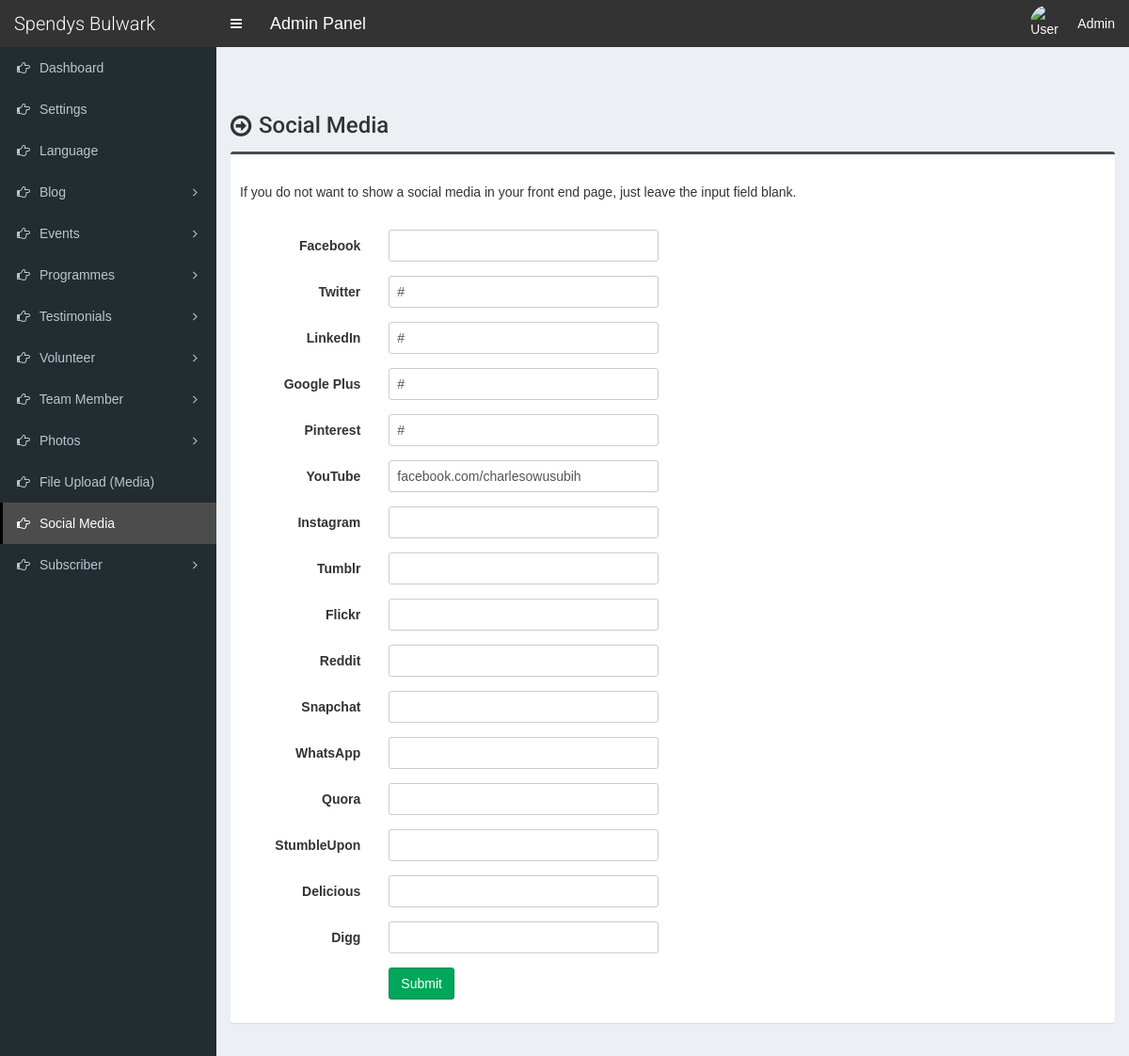
Screenshot of /social-media.php (signed in) with the database file from the repository.
### tables this page shows
CREATE TABLE `tbl_settings` (
  `id` int(11) NOT NULL,
  `logo` varchar(255) NOT NULL,
  `favicon` varchar(255) NOT NULL,
  `footer_about` mediumtext NOT NULL,
  `footer_copyright` mediumtext NOT NULL,
  `contact_address` mediumtext NOT NULL,
  `contact_email` varchar(255) NOT NULL,
  `contact_phone` varchar(255) NOT NULL,
  `contact_fax` varchar(255) NOT NULL,
  `contact_map_iframe` mediumtext NOT NULL,
  `total_recent_news_footer` int(10) NOT NULL,
  `total_popular_news_footer` int(10) NOT NULL,
  `total_recent_news_sidebar` int(11) NOT NULL,
  `total_popular_news_sidebar` int(11) NOT NULL,
  `total_recent_news_home_page` int(11) NOT NULL,
  `meta_title_home` mediumtext NOT NULL,
  `meta_keyword_home` mediumtext NOT NULL,
  `meta_description_home` mediumtext NOT NULL,
  `home_title_service` varchar(255) NOT NULL,
  `home_subtitle_service` varchar(255) NOT NULL,
  `home_status_service` varchar(10) NOT NULL,
  `home_title_team_member` varchar(255) NOT NULL,
  `home_subtitle_team_member` varchar(255) NOT NULL,
  `home_status_team_member` varchar(10) NOT NULL,
  `home_title_testimonial` varchar(255) NOT NULL,
  `home_subtitle_testimonial` varchar(255) NOT NULL,
  `home_status_testimonial` varchar(10) NOT NULL,
  `home_photo_testimonial` varchar(255) NOT NULL,
  `home_title_news` varchar(255) NOT NULL,
  `home_subtitle_news` varchar(255) NOT NULL,
  `home_status_news` varchar(10) NOT NULL,
  `home_title_partner` varchar(255) NOT NULL,
  `home_subtitle_partner` varchar(255) NOT NULL,
  `home_status_partner` varchar(10) NOT NULL,
  `mod_rewrite` varchar(10) NOT NULL,
  `newsletter_title` varchar(255) NOT NULL,
  `newsletter_text` mediumtext NOT NULL,
  `newsletter_photo` varchar(255) NOT NULL,
  `newsletter_status` varchar(10) NOT NULL,
  `banner_search` varchar(255) NOT NULL,
  `banner_category` varchar(255) NOT NULL,
  `counter_1_title` varchar(255) NOT NULL,
  `counter_1_value` varchar(10) NOT NULL,
  `counter_2_title` varchar(255) NOT NULL,
  `counter_2_value` varchar(10) NOT NULL,
  `counter_3_title` varchar(255) NOT NULL,
  `counter_3_value` varchar(10) NOT NULL,
  `counter_4_title` varchar(255) NOT NULL,
  `counter_4_value` varchar(10) NOT NULL,
  `counter_photo` varchar(255) NOT NULL,
  `counter_status` varchar(10) NOT NULL,
  `color` varchar(10) NOT NULL,
  `preloader` varchar(3) NOT NULL,
  `active_editor` varchar(40) NOT NULL,
  `website_name` varchar(255) NOT NULL,
  `home_about_title` varchar(200) NOT NULL,
  `home_about_img` varchar(200) NOT NULL,
  `home_about_content` varchar(2000) NOT NULL
);

CREATE TABLE `tbl_social` (
  `social_id` int(11) NOT NULL,
  `social_name` varchar(30) NOT NULL,
  `social_url` varchar(255) NOT NULL,
  `social_icon` varchar(30) NOT NULL
);

### social-media.php (the view, shortened to what this page needs)
<?php require_once('./inc/header.php'); ?>
<section class="content-header">
	<div class="content-header-left">
		<h1>Social Media</h1>
	</div>
</section>
<?php
$statement = $pdo->prepare("SELECT * FROM tbl_social");
$statement->execute();
$result = $statement->fetchAll(PDO::FETCH_ASSOC);
foreach ($result as $row) {
	if($row['social_name'] == 'Facebook') {
		$facebook = $row['social_url'];
	}
	if($row['social_name'] == 'Twitter') {
		$twitter = $row['social_url'];
	}
	if($row['social_name'] == 'LinkedIn') {
		$linkedin = $row['social_url'];
	}
	if($row['social_name'] == 'Google Plus') {
		$googleplus = $row['social_url'];
	}
	if($row['social_name'] == 'Pinterest') {
		$pinterest = $row['social_url'];
	}
	if($row['social_name'] == 'YouTube') {
		$youtube = $row['social_url'];
	}
	if($row['social_name'] == 'Instagram') {
		$instagram = $row['social_url'];
	}
	if($row['social_name'] == 'Tumblr') {
		$tumblr = $row['social_url'];
	}
	if($row['social_name'] == 'Flickr') {
		$flickr = $row['social_url'];
	}
	if($row['social_name'] == 'Reddit') {
		$reddit = $row['social_url'];
	}
	if($row['social_name'] == 'Snapchat') {
		$snapchat = $row['social_url'];
	}
	if($row['social_name'] == 'WhatsApp') {
		$whatsapp = $row['social_url'];
	}
	if($row['social_name'] == 'Quora') {
		$quora = $row['social_url'];
	}
	if($row['social_name'] == 'StumbleUpon') {
		$stumbleupon = $row['social_url'];
	}
	if($row['social_name'] == 'Delicious') {
		$delicious = $row['social_url'];
	}
	if($row['social_name'] == 'Digg') {
		$digg = $row['social_url'];
	}
}
?>
<section class="content">
	<div class="row">
		<div class="col-md-12">
			<form class="form-horizontal" action="" method="post">
				<div class="box box-info">
					<div class="box-body">
						<p style="padding-bottom: 20px;">If you do not want to show a social media in your front end page, just leave the input field blank.</p>
						<div class="form-group">
							<label for="" class="col-sm-2 control-label">Facebook </label>
							<div class="col-sm-4">
								<input type="text" class="form-control" name="facebook" value="<?php echo $facebook; ?>">
							</div>
						</div>
						<div class="form-group">
							<label for="" class="col-sm-2 control-label">Twitter </label>
							<div class="col-sm-4">
								<input type="text" class="form-control" name="twitter" value="<?php echo $twitter; ?>">
							</div>
						</div>
						<div class="form-group">
							<label for="" class="col-sm-2 control-label">LinkedIn </label>
							<div class="col-sm-4">
								<input type="text" class="form-control" name="linkedin" value="<?php echo $linkedin; ?>">
							</div>
						</div>
						<div class="form-group">
							<label for="" class="col-sm-2 control-label">Google Plus </label>
							<div class="col-sm-4">
								<input type="text" class="form-control" name="googleplus" value="<?php echo $googleplus; ?>">
							</div>
						</div>
						<div class="form-group">
							<label for="" class="col-sm-2 control-label">Pinterest </label>
							<div class="col-sm-4">
								<input type="text" class="form-control" name="pinterest" value="<?php echo $pinterest; ?>">
							</div>
						</div>
						<div class="form-group">
							<label for="" class="col-sm-2 control-label">YouTube </label>
							<div class="col-sm-4">
								<input type="text" class="form-control" name="youtube" value="<?php echo $youtube; ?>">
							</div>
						</div>
						<div class="form-group">
							<label for="" class="col-sm-2 control-label">Instagram </label>
							<div class="col-sm-4">
								<input type="text" class="form-control" name="instagram" value="<?php echo $instagram; ?>">
							</div>
						</div>
						<div class="form-group">
							<label for="" class="col-sm-2 control-label">Tumblr </label>
							<div class="col-sm-4">
								<input type="text" class="form-control" name="tumblr" value="<?php echo $tumblr; ?>">
							</div>
						</div>
						<div class="form-group">
							<label for="" class="col-sm-2 control-label">Flickr </label>
							<div class="col-sm-4">
								<input type="text" class="form-control" name="flickr" value="<?php echo $flickr; ?>">
							</div>
						</div>
						<div class="form-group">
							<label for="" class="col-sm-2 control-label">Reddit </label>
							<div class="col-sm-4">
								<input type="text" class="form-control" name="reddit" value="<?php echo $reddit; ?>">
							</div>
						</div>
						<div class="form-group">
							<label for="" class="col-sm-2 control-label">Snapchat </label>
							<div class="col-sm-4">
								<input type="text" class="form-control" name="snapchat" value="<?php echo $snapchat; ?>">
							</div>
						</div>
						<div class="form-group">
							<label for="" class="col-sm-2 control-label">WhatsApp </label>
							<div class="col-sm-4">
								<input type="text" class="form-control" name="whatsapp" value="<?php echo $whatsapp; ?>">
							</div>
						</div>
						<div class="form-group">
							<label for="" class="col-sm-2 control-label">Quora </label>
							<div class="col-sm-4">
								<input type="text" class="form-control" name="quora" value="<?php echo $quora; ?>">
							</div>
						</div>
						<div class="form-group">
							<label for="" class="col-sm-2 control-label">StumbleUpon </label>
							<div class="col-sm-4">
								<input type="text" class="form-control" name="stumbleupon" value="<?php echo $stumbleupon; ?>">
							</div>
						</div>
						<div class="form-group">
							<label for="" class="col-sm-2 control-label">Delicious </label>
							<div class="col-sm-4">
								<input type="text" class="form-control" name="delicious" value="<?php echo $delicious; ?>">
							</div>
						</div>
						<div class="form-group">
							<label for="" class="col-sm-2 control-label">Digg </label>
							<div class="col-sm-4">
								<input type="text" class="form-control" name="digg" value="<?php echo $digg; ?>">
							</div>
						</div>
						<div class="form-group">
							<label for="" class="col-sm-2 control-label"></label>
							<div class="col-sm-6">
								<button type="submit" class="btn btn-success pull-left" name="form1">Submit</button>
							</div>
						</div>
					</div>
				</div>
			</form>
		</div>
	</div>
</section>
<?php require_once('./inc/footer.php'); ?>

### inc/header.php (shortened to what this page needs)
<?php
include('./database/config.php');
$q = $pdo->prepare("SELECT * FROM tbl_settings WHERE id=?");
$q->execute([1]);
$res = $q->fetchAll();
foreach ($res as $row) {
	$active_editor = $row['active_editor'];
	$website_name = $row['website_name'];
}
?>
<!DOCTYPE html>
<html>
<head>
	<link rel="stylesheet" href="css/bootstrap.min.css">
	<link rel="stylesheet" href="css/font-awesome.min.css">
	<link rel="stylesheet" href="css/ionicons.min.css">
	<link rel="stylesheet" href="css/datepicker3.css">
	<link rel="stylesheet" href="css/all.css">
	<link rel="stylesheet" href="css/select2.min.css">
	<link rel="stylesheet" href="css/dataTables.bootstrap.css">
	<link rel="stylesheet" href="css/jquery.fancybox.css">
	<link rel="stylesheet" href="css/AdminLTE.min.css">
	<link rel="stylesheet" href="css/_all-skins.min.css">
	<link rel="stylesheet" href="css/on-off-switch.css">
	<link rel="stylesheet" href="css/sb-admin.css">
	<?php if ($active_editor == 'Summernote') : ?>
		<link rel="stylesheet" href="css/summernote.css">
	<?php endif; ?>
	<link rel="stylesheet" href="css/style.css">
</head>
<body class="hold-transition fixed skin-blue sidebar-mini">
	<div class="wrapper">
		<header class="main-header">
			<a href="index.php" class="logo">
				<span class="logo-lg"><?php echo $website_name; ?></span>
			</a>
			<nav class="navbar navbar-static-top">
				<a href="#" class="sidebar-toggle" data-toggle="offcanvas" role="button">
				</a>
				<span style="float:left;line-height:50px;color:#fff;padding-left:15px;font-size:18px;">Admin Panel</span>
				<div class="navbar-custom-menu">
					<ul class="nav navbar-nav">
						<li class="dropdown user user-menu">
							<a href="#" class="dropdown-toggle" data-toggle="dropdown">
								<img src="../assets/uploads/<?php echo $_SESSION['user']['photo']; ?>" class="user-image" alt="User Image">
								<span class="hidden-xs"><?php echo 'Admin'; ?></span>
							</a>
						</li>
					</ul>
				</div>
			</nav>
		</header>
		<?php $cur_page = substr($_SERVER["SCRIPT_NAME"], strrpos($_SERVER["SCRIPT_NAME"], "/") + 1); ?>
		<aside class="main-sidebar">
			<section class="sidebar">
				<ul class="sidebar-menu">
					<li class="treeview <?php if ($cur_page == 'index.php') {
											echo 'active';
										} ?>">
						<a href="index.php">
							<i class="fa fa-hand-o-right"></i> <span>Dashboard</span>
						</a>
					</li>
					<li class="treeview <?php if (($cur_page == 'settings.php')) {
											echo 'active';
										} ?>">
						<a href="settings.php">
							<i class="fa fa-hand-o-right"></i> <span>Settings</span>
						</a>
					</li>
					<li class="treeview <?php if (($cur_page == 'language.php')) {
											echo 'active';
										} ?>">
						<a href="language.php">
							<i class="fa fa-hand-o-right"></i> <span>Language</span>
						</a>
					</li>
					<li class="treeview <?php if (($cur_page == 'category-add.php') || ($cur_page == 'category.php') || ($cur_page == 'category-edit.php') || ($cur_page == 'blog-add.php') || ($cur_page == 'blog.php') || ($cur_page == 'blog-edit.php') || ($cur_page == 'comment.php')) {
											echo 'active';
										} ?>">
						<a href="#">
							<i class="fa fa-hand-o-right"></i>
							<span>Blog</span>
							<span class="pull-right-container">
								<i class="fa fa-angle-left pull-right"></i>
							</span>
						</a>
					</li>
					<li class="treeview <?php if (($cur_page == 'event-category-add.php') || ($cur_page == 'event-category.php') || ($cur_page == 'event-category-edit.php') || ($cur_page == 'event-add.php') || ($cur_page == 'events.php') || ($cur_page == 'event-edit.php')) {
											echo 'active';
										} ?>">
						<a href="#">
							<i class="fa fa-hand-o-right"></i>
							<span>Events</span>
							<span class="pull-right-container">
								<i class="fa fa-angle-left pull-right"></i>
							</span>
						</a>
					</li>
					<li class="treeview <?php if (($cur_page == 'programme-category-add.php') || ($cur_page == 'programme-category.php') || ($cur_page == 'Programme-category-edit.php') || ($cur_page == 'programme-add.php') || ($cur_page == 'programme.php') || ($cur_page == 'programme-edit.php')) {
											echo 'active';
										} ?>">
						<a href="#">
							<i class="fa fa-hand-o-right"></i>
							<span>Programmes</span>
							<span class="pull-right-container">
								<i class="fa fa-angle-left pull-right"></i>
							</span>
						</a>
					</li>
					<li class="treeview <?php if (($cur_page == 'testimonials-category.php') || ($cur_page == 'testimonials-category-edit.php') || ($cur_page == 'testimonials-add.php') || ($cur_page == 'testimonials.php') || ($cur_page == 'testimonials-edit.php')) {
											echo 'active';
										} ?>">
						<a href="#">
							<i class="fa fa-hand-o-right"></i>
							<span>Testimonials</span>
							<span class="pull-right-container">
								<i class="fa fa-angle-left pull-right"></i>
							</span>
						</a>
					</li>
					<li class="treeview <?php if (($cur_page == 'volunteer-category.php') || ($cur_page == 'volunteer-category-edit.php') || ($cur_page == 'volunteer-add.php') || ($cur_page == 'volunteer.php') || ($cur_page == 'volunteer-edit.php')) {
											echo 'active';
										} ?>">
						<a href="#">
							<i class="fa fa-hand-o-right"></i>
							<span>Volunteer</span>
							<span class="pull-right-container">
								<i class="fa fa-angle-left pull-right"></i>
							</span>
						</a>
					</li>
					<li class="treeview <?php if (($cur_page == 'designation-add.php') || ($cur_page == 'designation.php') || ($cur_page == 'designation-edit.php') || ($cur_page == 'team-member-add.php') || ($cur_page == 'team-member.php') || ($cur_page == 'team-member-edit.php')) {
											echo 'active';
										} ?>">
						<a href="#">
							<i class="fa fa-hand-o-right"></i>
							<span>Team Member</span>
							<span class="pull-right-container">
								<i class="fa fa-angle-left pull-right"></i>
							</span>
						</a>
					</li>
					<li class="treeview <?php if (($cur_page == 'photo-category-add.php') || ($cur_page == 'photo-category.php') || ($cur_page == 'photo-category-edit.php') || ($cur_page == 'photo-add.php') || ($cur_page == 'photo.php') || ($cur_page == 'photo-edit.php') || ($cur_page == 'video-category-add.php') || ($cur_page == 'video-category.php') || ($cur_page == 'video-category-edit.php') || ($cur_page == 'video-add.php') || ($cur_page == 'video.php') || ($cur_page == 'video-edit.php')) {
											echo 'active';
										} ?>">
						<a href="#">
							<i class="fa fa-hand-o-right"></i>
							<span>Photos</span>
							<span class="pull-right-container">
								<i class="fa fa-angle-left pull-right"></i>
							</span>
						</a>
					</li>
					<li class="treeview <?php if (($cur_page == 'file-add.php') || ($cur_page == 'file.php') || ($cur_page == 'file-edit.php')) {
											echo 'active';
										} ?>">
						<a href="file.php">
							<i class="fa fa-hand-o-right"></i> <span>File Upload (Media)</span>
						</a>
					</li>
					<li class="treeview <?php if (($cur_page == 'social-media.php')) {
											echo 'active';
										} ?>">
						<a href="social-media.php">
							<i class="fa fa-hand-o-right"></i> <span>Social Media</span>
						</a>
					</li>
					<li class="treeview <?php if (($cur_page == 'subscriber.php') || ($cur_page == 'subscriber-email.php')) {
											echo 'active';
										} ?>">
						<a href="#">
							<i class="fa fa-hand-o-right"></i>
							<span>Subscriber</span>
							<span class="pull-right-container">
								<i class="fa fa-angle-left pull-right"></i>
							</span>
						</a>
					</li>
				</ul>
			</section>
		</aside>
		<div class="content-wrapper">

### rows the page displays
tbl_settings: website_name "Spendys Bulwark"
tbl_social: twitter "#"
tbl_social: linkedin "#"
tbl_social: googleplus "#"
tbl_social: pinterest "#"
tbl_social: youtube "facebook.com/charlesowusubih"
